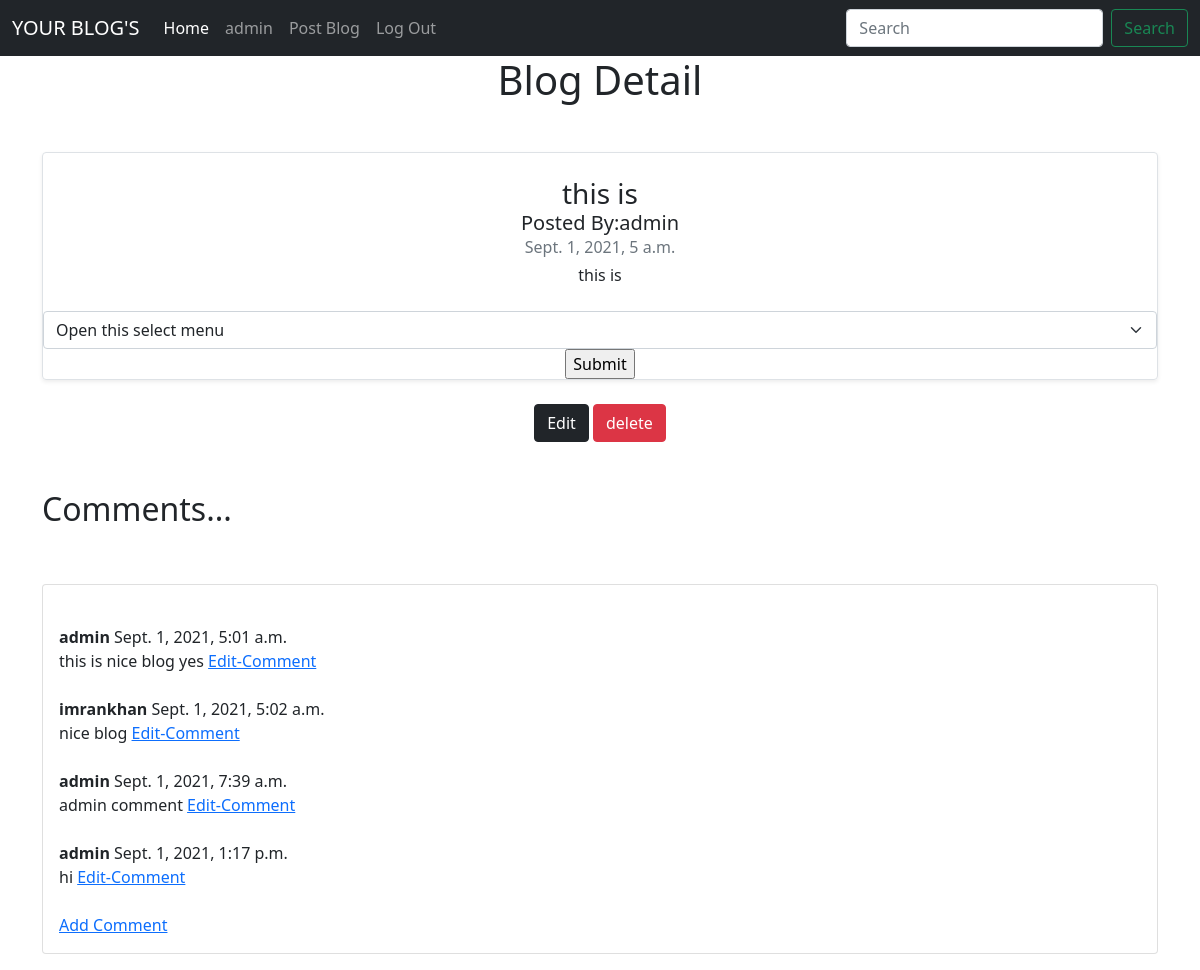
The app's page /blog_detail/7/ (signed in) with its own data.
### blogapp/models.py (models this page shows, shortened)
class Blog(models.Model):
    user_id = models.ForeignKey(User, on_delete=models.CASCADE , null=True, blank=True)
    title = models.CharField(max_length=150)
    dsc = models.TextField()
    date = models.DateTimeField(auto_now_add= True, null=True)
    checkbox = models.BooleanField(choices=STATUS, default=True)

class Comment(models.Model):
    post = models.ForeignKey(Blog, on_delete=models.CASCADE, related_name='comments')
    name = models.CharField(max_length=255)
    body = models.TextField()
    date_added = models.DateTimeField(auto_now_add=True)

### blogapp/views.py (the view)
# urls.py: path('blog_detail/<int:pk>/', views.Blog_Detail.as_view(), name='blog_detail'),
class Blog_Detail(DetailView):
    template_name = 'blog_detail.html'
    model = Blog

### templates/blog_detail.html (shortened to what this page needs)
<!doctype html>
<html lang="en">
  <head>
    <link href="https://cdn.jsdelivr.net/npm/bootstrap@5.1.0/dist/css/bootstrap.min.css" rel="stylesheet">
  </head>
  <body>
    <nav class="navbar navbar-expand-lg navbar-dark bg-dark">
  <div class="container-fluid">
    <a class="navbar-brand" href="#">YOUR BLOG'S</a>
    <div class="collapse navbar-collapse" id="navbarSupportedContent">
      <ul class="navbar-nav me-auto mb-2 mb-lg-0">
        <li class="nav-item">
          <a class="nav-link active" aria-current="page" href="/">Home</a>
        </li>
        {% if user.is_authenticated %}
        <li class="nav-item">
          <a class="nav-link" href="/">{{request.user}}</a>
        </li>
        <li class="nav-item">
          <a class="nav-link" href="/post_blog">Post Blog</a>
        </li>
        <li class="nav-item">
          <a class="nav-link" href="/logout">Log Out</a>
        </li>
        {% endif  %}
      </ul>
      <form class="d-flex">
        <input class="form-control me-2" type="search" placeholder="Search" aria-label="Search">
        <button class="btn btn-outline-success" type="submit">Search</button>
      </form>
    </div>
  </div>
</nav>
  <div class="container">
<h1 class="text-center">Blog Detail </h1>
 <div class="text-center my-5">
      <div class="row g-0 border rounded overflow-hidden flex-md-row mb-4 shadow-sm h-md-250 position-relative">
        <div class="col p-4 d-flex flex-column position-static">
          <h3 class="mb-0">{{blog.title}}</h3>
          <h5 class="mb-0">Posted By:{{blog.user_id.username}}</h5>
          <div class="mb-1 text-muted">{{blog.date}}</div>
          <p class="card-text mb-auto">{{blog.dsc}}</p>
        </div>
         {% if user.is_superuser %}
         <form action="{% url 'publish' blog.id %}" method="POST" name="pf">
          <select name='checkbox' class="form-select" onchange="submitfrm()">
              <option selected>Open this select menu</option>
          </select>
                <input type="submit" value="Submit">
         </form>
          {% endif %}
      </div>
        {% if user.is_authenticated and user.id == blog.user_id_id %}
        <div class="container">
            <form action="{% url 'edit' blog.id %}" method="post" class="d-inline">
                <input type="submit" class="btn btn-dark" value="Edit">
            </form>
            <form action="{% url 'delete' blog.id %}" method="post" class="d-inline">
                <input type="submit" class="btn btn-danger" value="delete">
            </form>
        </div>
        {% endif %}
    </div>
    <h2>Comments...</h2>
    <br><br>
    <div class="card mb-3">
    <div class="card-body">
    <div class="col-md-3">
      {% if not blog.comments.all %}
      No Commnets Yet.... <a href ="{% url 'comment' blog.pk %}">Add Comment</a>
      </div>
      {% else %}
        <br>
          {% for comment in blog.comments.all %}
          <strong>
         {{comment.name}}
          </strong>
          {{comment.date_added}}
          <br>
          {{ comment.body}}
          <a href ="{% url 'editcomment' comment.id %}">Edit-Comment</a>
            <br><br>
          {% endfor %}
          <a href ="{% url 'comment' blog.pk %}">Add Comment</a>
      {% endif %}
    </div>
    </div>
    </div>
    </div>
  </body>
</html>

### records on screen
Blog: title "this is", user_id.username "admin", date "Sept. 1, 2021, 5 a.m.", dsc "this is"
Comment: name "admin", date_added "Sept. 1, 2021, 5:01 a.m.", body "this is nice blog yes"
Comment: name "imrankhan", date_added "Sept. 1, 2021, 5:02 a.m.", body "nice blog"
Comment: name "admin", date_added "Sept. 1, 2021, 7:39 a.m.", body "admin comment"
Comment: name "admin", date_added "Sept. 1, 2021, 1:17 p.m.", body "hi"

### other values on screen
{{ request.user }} "admin"
